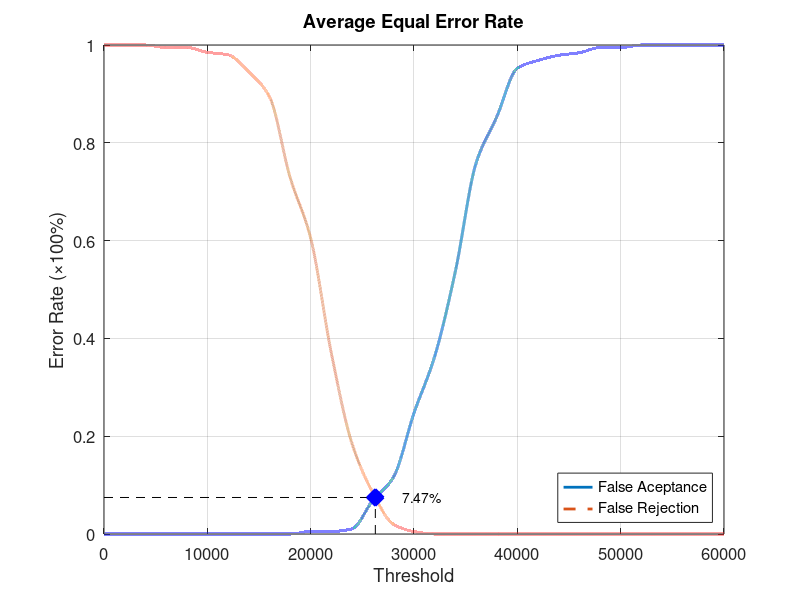
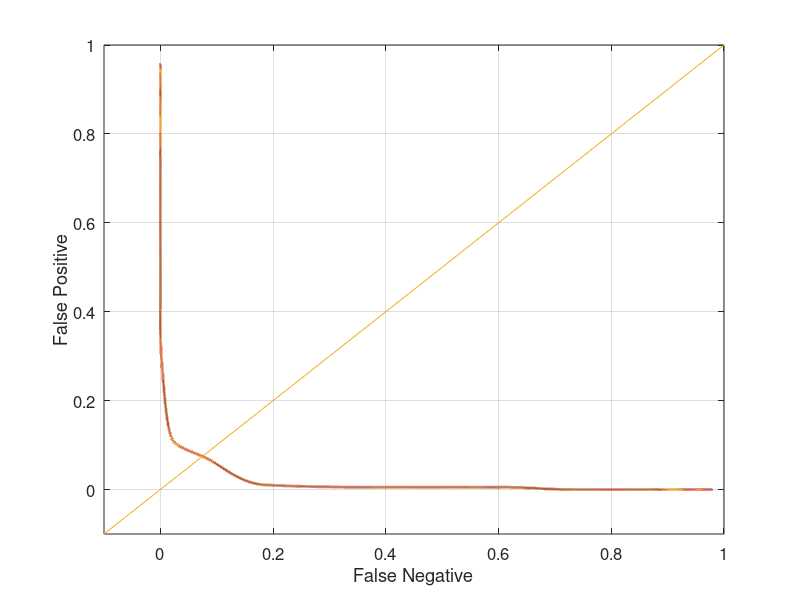

These charts were generated, in order, by the following MATLAB code:
function yEER = Database1_4
close all;
clear;
clc;
x = 0:2000:60000;
xq = 0:0.5:60000;

y0 = [0 0 0 0 0 0 0 0 0 0 0.00526316 0.00526316 0.0105263 0.0684211 0.115789 0.247368 0.363158 0.536842 0.757895 0.852632 0.952632 0.968421 0.978947 0.984211 0.994737 0.994737 1 1 1 1 1];
yy0 = interp1(x, y0, xq, 'pchip');
y1 = [1 1 1 0.995 0.995 0.985 0.98 0.945 0.895 0.73 0.605 0.37 0.185 0.085 0.02 0.005 0 0 0 0 0 0 0 0 0 0 0 0 0 0 0];
yy1 = interp1(x, y1, xq, 'pchip');

% Calculating EER: 
y2 = abs(y0 - y1);
find(y2 == min(y2))
yy2 = abs(yy0 - yy1);
xEER = find(yy2 == min(yy2));
xEERIndex = xq(xEER) % X-axis EER
yEER = yy0(xEER) % Y-axis EER

main = figure
plot(xq, yy0,'-','LineWidth', 2);	hold on
plot(xq, yy1,'--','LineWidth', 2);	hold on
plot([xEERIndex xEERIndex], [0 yEER], 'k--');	hold on
plot([0 xEERIndex], [yEER yEER], 'k--');	hold on
plot(xEERIndex, yEER, 'bx', 'LineWidth', 10);	hold on
text(xEERIndex + 10 * xEERIndex / 100, yEER, [num2str(round((10000 * yEER)) / 100) '%'])
legend('False Aceptance', 'False Rejection', 'Location', 'SouthEast')
xlabel('Threshold')
ylabel('Error Rate (\times100%)')
title('Average Equal Error Rate')
set(gca, 'FontSize', 12)
axis([0 60000 0 1])
grid on

print(main, 'Database1_4Main', '-dpng');
FNRxFPR = figure('Color', [1 1 1]);
plot(yy1, yy0, '-', yy1, yy0, 'LineWidth', 2);
hold on
y = -0.1:0.1:1
plot(y, y); 
set(gca, 'FontSize', 12)
xlabel('False Negative')
ylabel('False Positive')
axis([-0.1 1 -0.1 1])
set(gca, 'FontSize', 12)
grid on

print(FNRxFPR, 'Database1_4FNRxFPR','-dpng');
end
